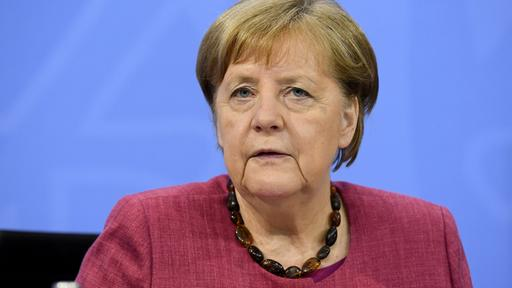
#> input picture src/FaceRecognition/testImages/merkel.jpg, 512 x 288 px, found by its file name
$ python cv2RecogClassExample.py
#> lines starting #> are read from the running program, lines starting #| are printed output that depends on the picture; long printed decimals are rounded
### src/face_recog/haar_and_lbph/cv2RecogClass.py
'''
Detect and authorize faces in given images using opencv.

Detection is done by fast cascade filters by default. Can be changed to more accurate DNN Models
Authorization is done by comparing the given username with who the trained model recognized on the picture.
The model needs to be trained to recognize the correct labels/usernames, this can be done by adding newly registered faces with the train functions

Note: Expects images to be read using cv.imread. greyscale conversion is done automatically


---------------------------
useful functions to import
---------------------------

- authorize_faces(user_id, images, min_match_ratio=0.8, max_distance=60) -> (bool, np.ndarray)
    checks if the person on the images is considered a match to the username in atleast {min_match_ratio} percent of cases
    also returns np.ndarray with the distances of each picture from the trained person
    min_match_ratio means how many of the images have to be a correct match for the user to be authorized
    Distance is (euclidean?) in multidimensional space of face encodings - the greater the distance (further away) the less similar the faces and distance=0 is perfect match; not percentage

- detect_face(image, mode="crop") -> image
    finds the position of faces in the image and returns a image which
        - (mode="draw") has red rectangles around the faces
        - (mode="crop") is cropped the picture around the first face it found

- train_add_faces(user_id, images, save_model=True)) -> None
    trains the model that all the faces in [images] are the user with id user_id
    save_model = if the trained face recognition model should be written to file after training


'''

import cv2
import numpy as np
import os.path

class cv2Recog:

    def __init__(self):
        # _______ globals _______
        self.detector = self.init_detector()
        self.recognizer_path = os.path.join(os.path.dirname(__file__),"models", "recognizer.yml")
        self.recognizer = self.init_rec()

    # ________ setup of the models ________
    # detector is the model to find the postition of faces in images; currently uses cascade. this is not trained and can hence always use standard detector
    def init_detector(self):
        det = cv2.CascadeClassifier(cv2.data.haarcascades +'haarcascade_frontalface_default.xml')
        return det


    #recognizer is the model trained on known faces, to recognize who is in a picture. this needs to be trained so loading a previous version may be necessary
    def init_rec(self):
        rec = cv2.face.LBPHFaceRecognizer_create(radius=4, neighbors=12)
        if os.path.exists(self.recognizer_path):
            rec.read(self.recognizer_path)

        return rec


    # ______ funcition defintions _______
    def img_pre(self, img):
        new_img = img
        #possible reformating, depending on given image
        '''try:
            new_img = np.array(new_img.convert("L"), "uint8")
        except:
            if type(new_img) != np.ndarray:
                if isinstance(new_img, Image.Image):  #PIL Image
                    new_img.convert("L") #converting to greyscale just in case
                    new_img = np.array(new_img, "uint8") #convert PIL to numpy array
                else:
                    raise TypeError(f"The given image has to be a numpy array or a PIL Image. Given Type was {type(img)}")'''

        #greyscale
        if len(new_img.shape) >= 3 and new_img.shape[2] == 3: #if it still has 3 color channels
            new_img = cv2.cvtColor(new_img, cv2.COLOR_BGR2GRAY)

        return  new_img


    def save_rec(self):
        self.recognizer.write(self.recognizer_path)


    def detect_face(self, image, mode="crop", fix_res=True):
        if self.detector == None:
            self.detector = self.init_detector()

        img = self.img_pre(image)

        positions = self.detector.detectMultiScale(img, 1.3, 5)
        final_img = img
        if mode == "crop" and len(positions) != 0:
            (x,y,w,h) = positions[0] #only first face in crop mode
            final_img = final_img[y:y+h, x:x+w]

            #downscale image resolution
            #this is after face detection, to maximize chance of finding a face in the image
            if fix_res:
                height = 150 #fixed height
                scale = height / float(final_img.shape[0])
                width = int(final_img.shape[1] * scale)
                dim = (width, height)
                final_img = cv2.resize(final_img, dim, interpolation = cv2.INTER_AREA)


        elif mode == "draw":
            for (x,y,w,h) in positions: #mark all faces in draw mode
                cv2.rectangle(final_img, (x,y), (x+y, y+h), (0,0,255), 2)


        #debug
        #cv2.imshow("", final_img)
        #cv2.waitKey(0)

        return final_img


    #def authorize_faces(self, user_id: int, images: list, min_match_ratio=0.70, max_distance=175, crop_to_face=True) -> bool:
    def authorize_faces(self, user_id: int, images: list, min_match_ratio=0.70, max_distance=175) -> bool:
        #init models if not done
        if self.detector == None:
            self.detector = self.init_self.detector()

        if self.recognizer == None:
            self.recognizer = self.init_rec()

        #bool array of matches: if recognizer prediction results == user_id && has distance of <= max_distance.
        matches = np.full(shape=(len(images),), fill_value=False, dtype=bool)
        dists = np.zeros(shape=(len(images),))

        for i, img in enumerate(images):
            #detect and crop faces, includes preprocessing

            face_img = self.img_pre(img)

            #check if {user_id} is recognized with atleast {max_distance} confidence values
            img_user_id, dist = self.recognizer.predict(face_img)

            dists[i] = dist
            #print(f'dist {dist} and img_user_id {img_user_id}')
            if dist <= max_distance and img_user_id == user_id:
                matches[i] = True


        #print(f'matches: {matches}')
        #calc ratio of matches
        ratio = np.sum(matches) / matches.shape[0]

        return ratio >= min_match_ratio, dists


    def train_add_faces(self, user_id, images, new_model=False, save_model=False, crop_to_face=False) -> None:
        if self.recognizer == None or new_model==True:
            self.recognizer = self.init_rec()

        processed_imgs = []
        for img in images:
            #preprocess images by cropping to face
            if crop_to_face:
                face = self.detect_face(img)
            else:
                face = self.img_pre(img)

            processed_imgs.append(face)

        #create vector of correct length with the user id
        #
        # Muss das eine Integer User Id sein? Könnten wir auch die UUIDs aus der Datenbank benutzen?
        # Oder Zumindest eine eindeutige Umwandlung von UUID in Interger ID programmieren?  --Julius
        id_vec = np.full(shape=(len(images),), fill_value=user_id)

        self.recognizer.update(processed_imgs, id_vec)

        if save_model == True:
            self.save_rec()


    def dist_between_two_pics(self, train_img, test_img, crop_to_face = False):
        #train model on the train image
        #always use a new model to get results for only these two images
        temp_user_id = 60
        self.train_add_faces(temp_user_id, [train_img], new_model=True, crop_to_face=crop_to_face)

        #test if the same person is recognized and if so, with what distance
        if crop_to_face:
            test_img = self.detect_face(test_img)
        else:
            test_img = self.img_pre(test_img)
        #cv2.imshow("",test_img)
        #cv2.waitKey(0)

        #check if {user_id} is recognized with atleast {max_distance} confidence values
        img_user_id, dist = self.recognizer.predict(test_img)

        if img_user_id != temp_user_id:
            raise ValueError("Could not recognize the given user in the test image and hence cannot calculate a distance")


        return dist


    # reset_model()

### src/face_recog/haar_and_lbph/cv2RecogClassExample.py
import numpy as np
import cv2
from cv2RecogClass import cv2Recog
import os

#Example to use face_rec_main to:
#   detect faces
#   register faces (train the model to recognize them)
#   and "authorize" users by checking if the model recognizes the same user as the given user_id

#trained IDs
#chad smith : 10

#-- global paths to images
#img_path = '~/Downloads/th.jpeg' # change paths here
#img_path_2 = '~/Downloads/th-2.jpeg'
#img_path_test = '~/Downloads/Mark-Benecke-400x601.jpg' #different person from img_path and img_path2
img_path = '../testImages/merkel.jpg'
img_path_2 = '../testImages/merkel2.jpg'
img_path_test = '../testImages/ronaldo.jpg'


def crop_face(cv2Recog, img):

    #shows cropped face, press 0 to close window and continue execution
    face = cv2Recog.detect_face(img, fix_res=True) #fix_res changes resotion of the cropped face to standard size
    cv2.imshow("", face)
    cv2.waitKey(0)


if __name__ == "__main__":

    img = cv2.imread(os.path.expanduser( img_path))
#> img is the input picture: shape (288, 512, 3); mean B, G, R 168, 120.1, 128.4
    img_2 = cv2.imread(os.path.expanduser(img_path_2))
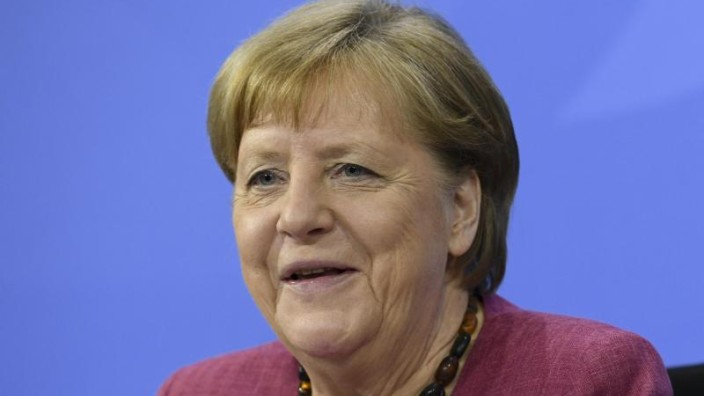
#> input picture src/FaceRecognition/testImages/merkel2.jpg, 704 x 396 px, found by its file name
#> img_2 is the input picture: shape (396, 704, 3); mean B, G, R 165.1, 114.3, 113.9
    img_test = cv2.imread(os.path.expanduser(img_path_test))
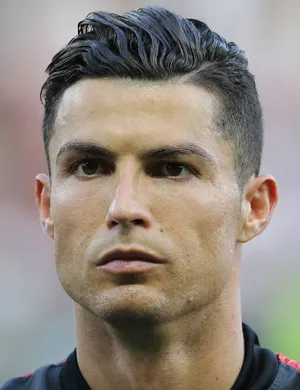
#> input picture src/FaceRecognition/testImages/ronaldo.jpg, 300 x 390 px, found by its file name
#> img_test is the input picture: shape (390, 300, 3); mean B, G, R 126.3, 135.5, 144.9

    cv2Recog = cv2Recog()


    #show cropped face of img
    crop_face(cv2Recog, img) #press 0 to escape
#> in img_pre, `new_img = cv2.cvtColor(new_img, cv2.COLOR_BGR2GRAY)`:
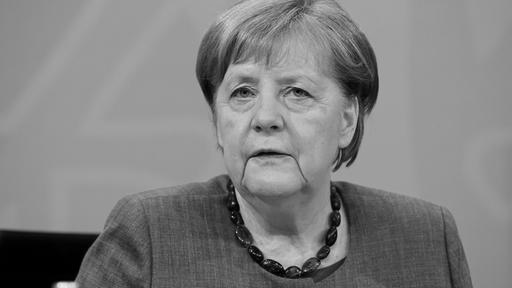
#> new_img: shape (288, 512); min 0, max 238, mean 128.1
#> in detect_face, `positions = self.detector.detectMultiScale(img, 1.3, 5)`: positions = [[199, 39, 139, 139]]
#> in detect_face, `(x,y,w,h) = positions[0]`: x = 199; y = 39; w = 139

    #train img and img2 to be the same person with id 10
    cv2Recog.train_add_faces(10, [img, img_2])
#> the loop in train_add_faces, `for img in images:` made 2 passes
#> pass 2, in img_pre (call 3), `new_img = cv2.cvtColor(new_img, cv2.COLOR_BGR2GRAY)`:
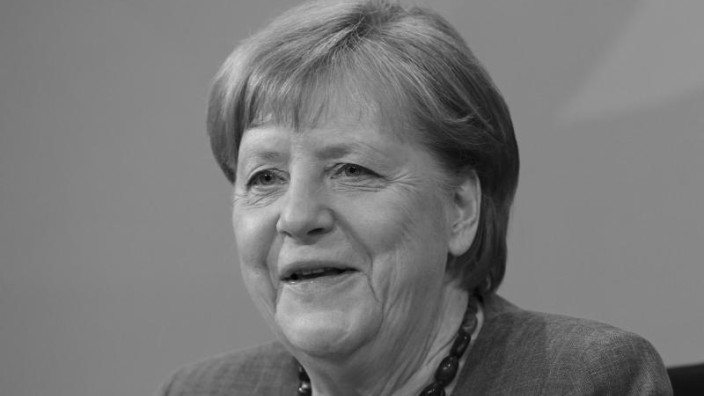
#> new_img: shape (396, 704); min 2, max 213, mean 120
#> after the loop in train_add_faces, `for img in images:`: processed_imgs = 2 items
#> in train_add_faces, `id_vec = np.full(shape=(len(images),), fill_value=user_id)`: id_vec = [10, 10]

    #check if test_imgs is the person with id user_id, should be false if img_test is different to the other 2
    test_imgs = [img_test]
    user_id = 10
    result, dists = cv2Recog.authorize_faces(user_id, test_imgs)
#> in authorize_faces, `matches = np.full(shape=(len(images),), fill_value=False, dtype=bool)`: matches = [False]
#> in authorize_faces, `dists = np.zeros(shape=(len(images),))`: dists = [0]
#> the loop in authorize_faces, `for i, img in enumerate(images):` made 1 pass
#> (img_user_id, dist) on pass 1: (10, 137.5)
#> pass 1, in img_pre (call 4), `new_img = cv2.cvtColor(new_img, cv2.COLOR_BGR2GRAY)`:
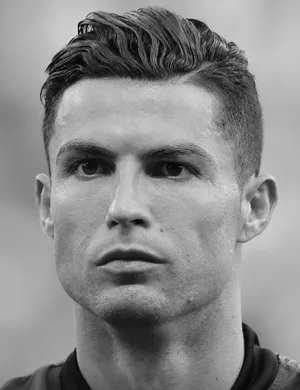
#> new_img: shape (390, 300); min 0, max 234, mean 137.3
#> after the loop in authorize_faces, `for i, img in enumerate(images):`: dists = [137.5]; matches = [True]
#> in authorize_faces, `ratio = np.sum(matches) / matches.shape[0]`: ratio = 1
#> result = True; dists = [137.5]
    print(f'The given pictures are user with id {user_id} : {result} \nThe distances of the given pictures to the trained user with ID {user_id} : {dists}')
#| The given pictures are user with id 10 : True
#| The distances of the given pictures to the trained user with ID 10 : [137.469]

    print(f"dist: {cv2Recog.dist_between_two_pics(img_2, img_test, crop_to_face=True)}")
#> the loop in train_add_faces (call 2), `for img in images:` made 1 pass
#> (height in detect_face, scale in detect_face, width in detect_face, dim in detect_face) on pass 1: (150, 0.673, 150, (150, 150))
#> pass 1, in detect_face (call 2), `final_img = final_img[y:y+h, x:x+w]`:
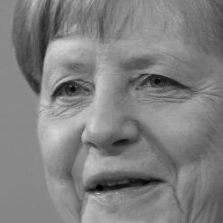
#> final_img: shape (223, 223); min 2, max 213, mean 128.1
#> call 3 of detect_face, with mode = 'crop', fix_res = True
#> in detect_face (call 3), `positions = self.detector.detectMultiScale(img, 1.3, 5)`: positions = [[15, 77, 237, 237]]
#> in detect_face (call 3), `(x,y,w,h) = positions[0]`: x = 15; y = 77; w = 237
#> in detect_face (call 3), `final_img = final_img[y:y+h, x:x+w]`:
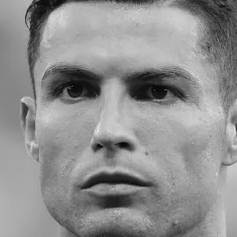
#> final_img: shape (237, 237); min 1, max 234, mean 143.4
#> in dist_between_two_pics, `img_user_id, dist = self.recognizer.predict(test_img)`: img_user_id = 60; dist = 178.2
#| dist: 178.231
